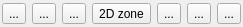
<?xml version="1.0" encoding="UTF-8"?>
<ui version="4.0">
 <class>PointPickingDlg</class>
 <widget class="QDialog" name="PointPickingDlg">
  <property name="geometry">
   <rect>
    <x>0</x>
    <y>0</y>
    <width>208</width>
    <height>27</height>
   </rect>
  </property>
  <property name="windowTitle">
   <string>Points Properties</string>
  </property>
  <layout class="QHBoxLayout">
   <property name="leftMargin">
    <number>2</number>
   </property>
   <property name="topMargin">
    <number>2</number>
   </property>
   <property name="rightMargin">
    <number>2</number>
   </property>
   <property name="bottomMargin">
    <number>2</number>
   </property>
   <item>
    <widget class="QToolButton" name="pointPropertiesButton">
     <property name="toolTip">
      <string comment="Display selected point properties">Select one point and display its information</string>
     </property>
     <property name="statusTip">
      <string comment="Display selected point properties">Select one point and display its information</string>
     </property>
     <property name="text">
      <string>...</string>
     </property>
     <property name="icon">
      <iconset resource="../../../../qCC/icones.qrc">
       <normaloff>:/CC/images/smallPointProperties.png</normaloff>:/CC/images/smallPointProperties.png</iconset>
     </property>
    </widget>
   </item>
   <item>
    <widget class="QToolButton" name="pointPointDistanceButton">
     <property name="toolTip">
      <string comment="Compute point to point distance">Select 2 points and display segment information (length, etc.)</string>
     </property>
     <property name="statusTip">
      <string comment="Compute point to point distance">Select 2 points and display segment information (length, etc.)</string>
     </property>
     <property name="whatsThis">
      <string/>
     </property>
     <property name="text">
      <string>...</string>
     </property>
     <property name="icon">
      <iconset resource="../../../../qCC/icones.qrc">
       <normaloff>:/CC/images/smallPointDistance.png</normaloff>:/CC/images/smallPointDistance.png</iconset>
     </property>
    </widget>
   </item>
   <item>
    <widget class="QToolButton" name="pointsAngleButton">
     <property name="toolTip">
      <string>Select 3 points and display corresponding triangle information</string>
     </property>
     <property name="statusTip">
      <string>Select 3 points and display corresponding triangle information</string>
     </property>
     <property name="text">
      <string>...</string>
     </property>
     <property name="icon">
      <iconset resource="../../../../qCC/icones.qrc">
       <normaloff>:/CC/images/smallPointsAngle.png</normaloff>:/CC/images/smallPointsAngle.png</iconset>
     </property>
    </widget>
   </item>
   <item>
    <widget class="QToolButton" name="rectZoneToolButton">
     <property name="toolTip">
      <string>Define a rectangular 2D label</string>
     </property>
     <property name="statusTip">
      <string>Define a rectangular 2D label</string>
     </property>
     <property name="text">
      <string>2D zone</string>
     </property>
     <property name="icon">
      <iconset resource="../../../../qCC/icones.qrc">
       <normaloff>:/CC/images/smallRectangleSelect.png</normaloff>:/CC/images/smallRectangleSelect.png</iconset>
     </property>
    </widget>
   </item>
   <item>
    <widget class="QToolButton" name="saveLabelButton">
     <property name="toolTip">
      <string>Save current label (added to cloud children)</string>
     </property>
     <property name="statusTip">
      <string>Save current label (added to cloud children)</string>
     </property>
     <property name="text">
      <string>...</string>
     </property>
     <property name="icon">
      <iconset resource="../../../../qCC/icones.qrc">
       <normaloff>:/CC/images/ccSave.png</normaloff>:/CC/images/ccSave.png</iconset>
     </property>
    </widget>
   </item>
   <item>
    <widget class="QToolButton" name="razButton">
     <property name="text">
      <string>...</string>
     </property>
     <property name="icon">
      <iconset resource="../../../../qCC/icones.qrc">
       <normaloff>:/CC/images/smallReset.png</normaloff>:/CC/images/smallReset.png</iconset>
     </property>
    </widget>
   </item>
   <item>
    <widget class="QToolButton" name="closeButton">
     <property name="text">
      <string>...</string>
     </property>
     <property name="icon">
      <iconset resource="../../../../qCC/icones.qrc">
       <normaloff>:/CC/images/smallCancel.png</normaloff>:/CC/images/smallCancel.png</iconset>
     </property>
    </widget>
   </item>
  </layout>
 </widget>
 <resources>
  <include location="../../../../qCC/icones.qrc"/>
 </resources>
 <connections/>
</ui>
